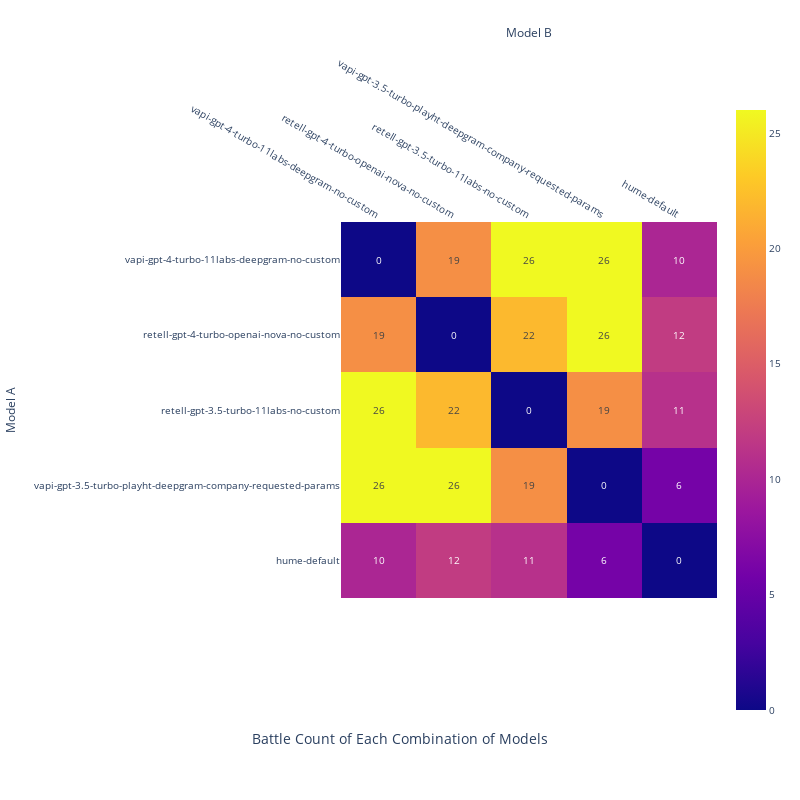

Write notebook code for a chart like this one.
### Code cell
def visualize_battle_count(battles_df, title, show_num_models=30):
    # Create a copy of the DataFrame to avoid modifying the original
    battles_copy = battles_df.copy()
    
    # Create new columns with model labels instead of IDs

    ptbl = pd.pivot_table(battles_copy, index="modelA_label", columns="modelB_label", aggfunc="size",
                          fill_value=0)
    battle_counts = ptbl + ptbl.T
    ordering = battle_counts.sum().sort_values(ascending=False).index
    ordering = ordering[:show_num_models]
    fig = px.imshow(battle_counts.loc[ordering, ordering],
                    title=title, text_auto=True)
    fig.update_layout(xaxis_title="Model B",
                      yaxis_title="Model A",
                      xaxis_side="top", height=800, width=800,
                      title_y=0.07, title_x=0.5,
                      font=dict(size=10))
    fig.update_traces(hovertemplate=
                      "Model A: %{y}<br>Model B: %{x}<br>Count: %{z}<extra></extra>")
    return fig

fig = visualize_battle_count(battles_df, title="Battle Count of Each Combination of Models", show_num_models=30)
fig.show()

### Figure 1 — Plotly figure (JSON) as saved in the notebook; plotly's stock layout.template omitted (floating-point values rounded to 4 significant figures)
{"data": [{"coloraxis": "coloraxis", "hovertemplate": "Model A: %{y}<br>Model B: %{x}<br>Count: %{z}<extra></extra>", "name": "0", "texttemplate": "%{z}", "type": "heatmap", "x": ["vapi-gpt-4-turbo-11labs-deepgram-no-custom", "retell-gpt-4-turbo-openai-nova-no-custom", "retell-gpt-3.5-turbo-11labs-no-custom", "vapi-gpt-3.5-turbo-playht-deepgram-company-requested-params", "hume-default"], "xaxis": "x", "y": ["vapi-gpt-4-turbo-11labs-deepgram-no-custom", "retell-gpt-4-turbo-openai-nova-no-custom", "retell-gpt-3.5-turbo-11labs-no-custom", "vapi-gpt-3.5-turbo-playht-deepgram-company-requested-params", "hume-default"], "yaxis": "y", "z": [[0, 19, 26, 26, 10], [19, 0, 22, 26, 12], [26, 22, 0, 19, 11], [26, 26, 19, 0, 6], [10, 12, 11, 6, 0]]}], "layout": {"coloraxis": {"colorscale": [[0, "#0d0887"], [0.1111, "#46039f"], [0.2222, "#7201a8"], [0.3333, "#9c179e"], [0.4444, "#bd3786"], [0.5556, "#d8576b"], [0.6667, "#ed7953"], [0.7778, "#fb9f3a"], [0.8889, "#fdca26"], [1, "#f0f921"]]}, "font": {"size": 10}, "height": 800, "title": {"text": "Battle Count of Each Combination of Models", "x": 0.5, "y": 0.07}, "width": 800, "xaxis": {"anchor": "y", "constrain": "domain", "domain": [0, 1], "scaleanchor": "y", "side": "top", "title": {"text": "Model B"}}, "yaxis": {"anchor": "x", "autorange": "reversed", "constrain": "domain", "domain": [0, 1], "title": {"text": "Model A"}}}}
